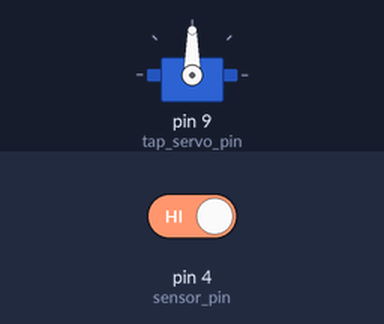
A sketch run on a simulated Arduino Uno, built with avr-gcc and run on an emulated ATmega328P. Parts: servo. Inputs (shaded band) come from the test bench; at power-on: pin 4 (sensor_pin) HIGH.

Above: at 1.2 s.
1.3 s: pin 4 (sensor_pin) driven LOW
At 2.5 s:
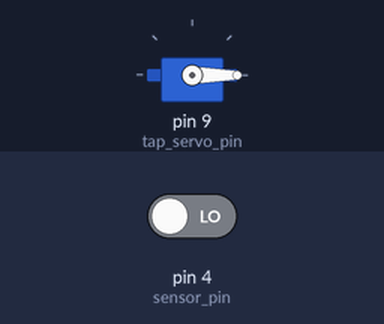
2.8 s: pin 4 (sensor_pin) driven HIGH
At 3.7 s:
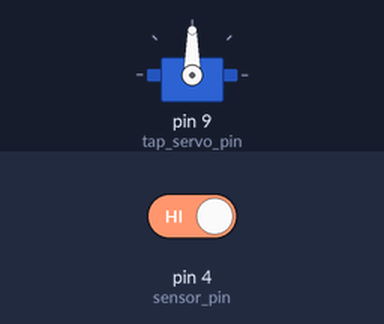
Timing chart, 0 to 5.8 s (numbered marks = the images above; inputs shaded):
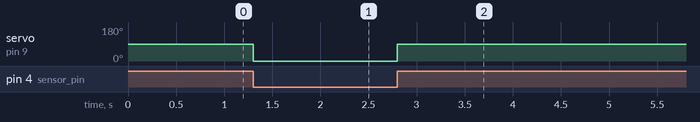

The sketch:

Smart_Bridge_-_Automatic_Hight_increase_when_flooding.ino
```cpp
#include <Servo.h>

#include <Servo.h>

Servo tap_servo;

int sensor_pin = 4;
int tap_servo_pin =9;
int val;

void setup(){
  pinMode(sensor_pin,INPUT);
  tap_servo.attach(tap_servo_pin);

}

void loop(){
  val = digitalRead(sensor_pin);

  if (val==0)
  {tap_servo.write(0);
  }
  if (val==1)
  {tap_servo.write(90);
  }
}
```

Measured:
- after the input at 1.3 s, servo on pin 9 (tap_servo_pin): 90° → 0° at once
- after the input at 2.8 s, servo on pin 9 (tap_servo_pin): 0° → 90° at once
